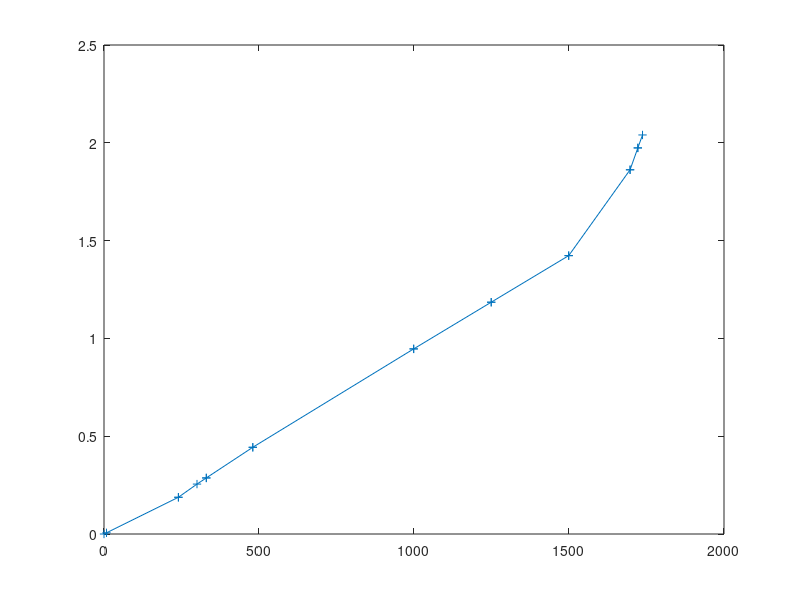

The MATLAB script that drew this image:
% calculate gravity
clear all; clc;
load Moon6L.mat
G = 6.6723*10^-5; % gravitational constant

dsy = MI(:,2)/1e3; 
RI  = MI(end:-1:1,1); 

% extended samplings?

for i = 2:length(MI(:,1))
    if (abs(MI(i-1,1)-MI(i,1))<1.E-3)
       %j = j + 1;
       RI(i) = RI(i) + 1.E-4; 
    end
end

phi = zeros(size(RI)); gref = zeros(size(RI));

% for gravitational acceleration
l = size(RI,1); mas = 0.0; 
for i = 1:l-1
    j = l - i + 1;
    mas = mas + 4*pi/3*(RI(j-1)^3-RI(j)^3)*dsy(j-1); 
    %phi(j-1) = - mas/RI(j-1);
    gref(j-1) = mas/(RI(j-1)^2);
end

% for potential
phi(1) = - mas/RI(1);
for i = 2:l
   phi(i) = phi(i-1) - (gref(i-1)+gref(i))/2*(RI(i-1)-RI(i)); 
end

phi = phi - mas/RI(1);
%plot(RI,G*phi,'-*')
plot(RI,G*gref,'-+');
clear i j l 